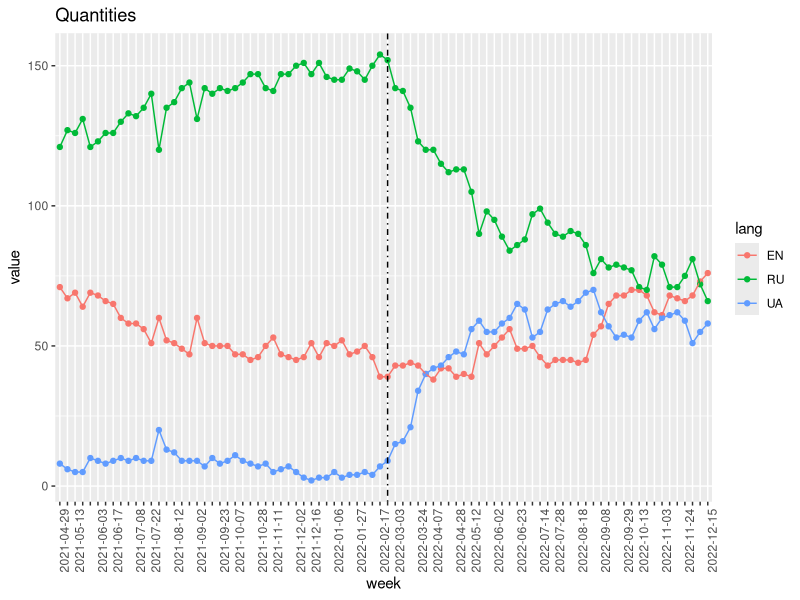
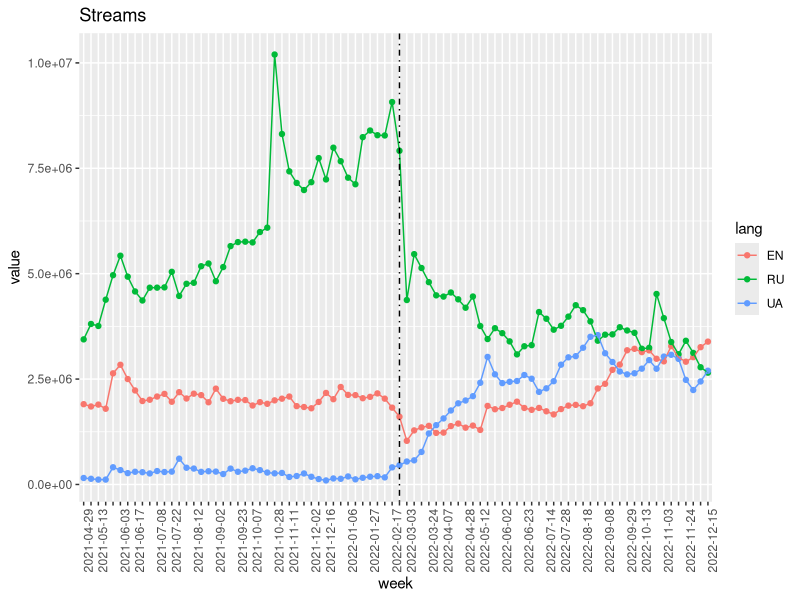
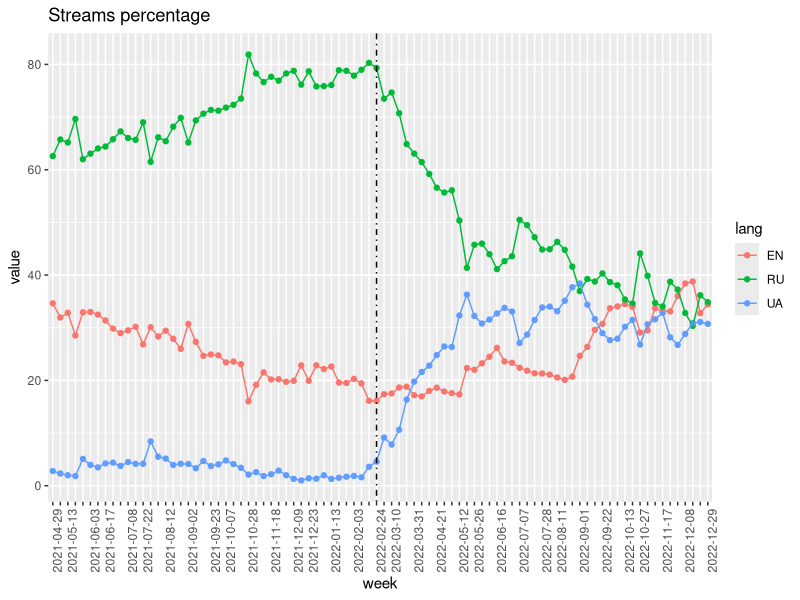
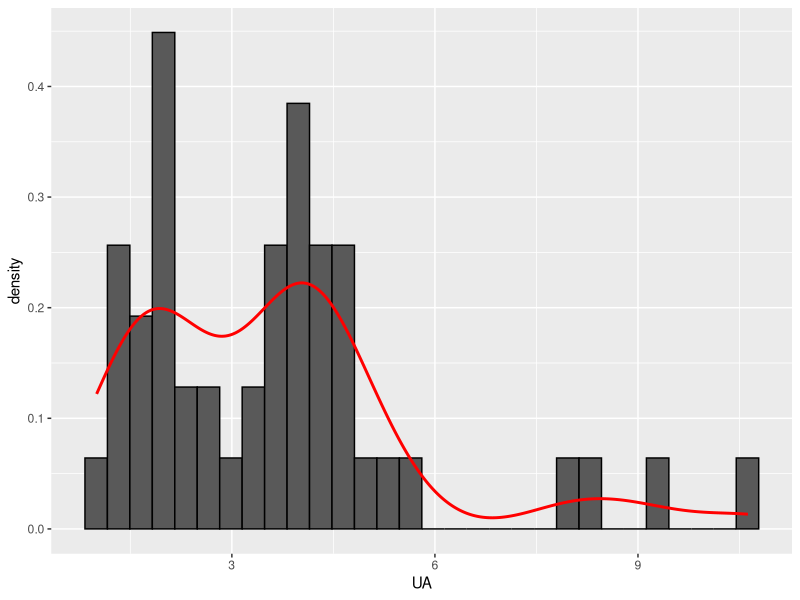
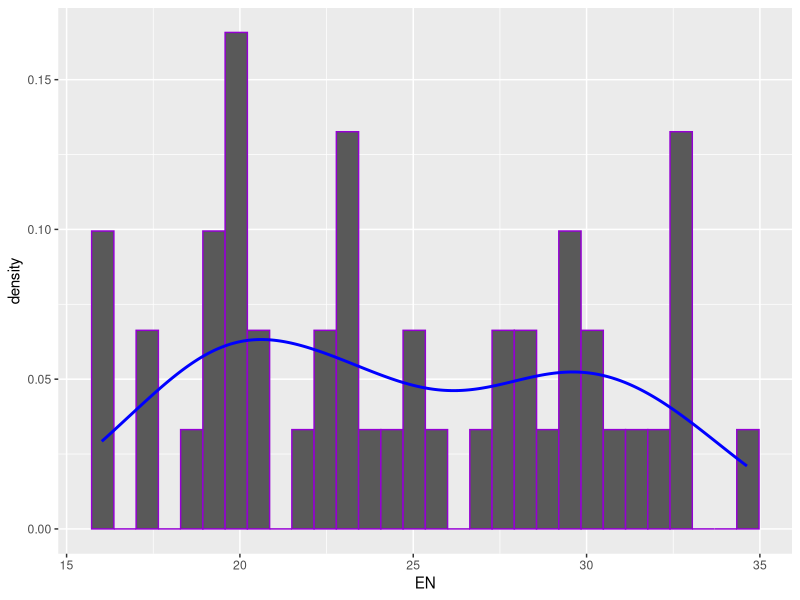
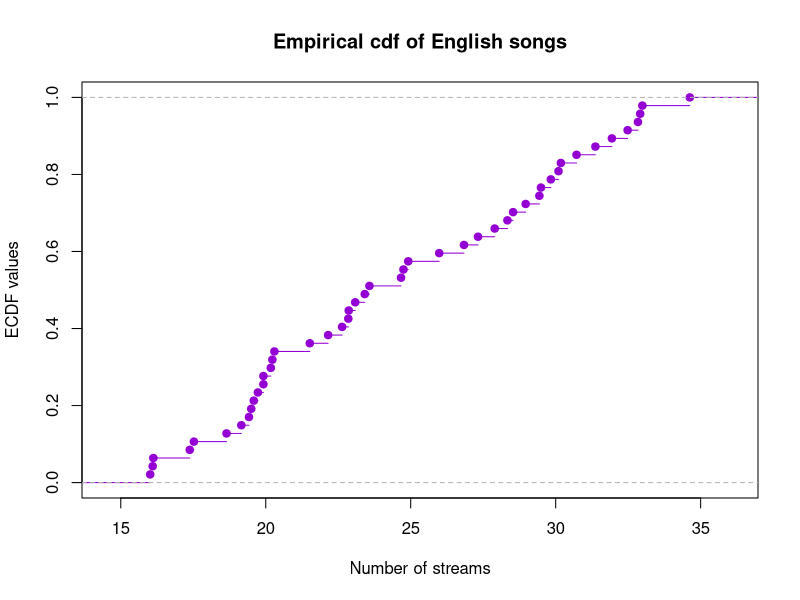
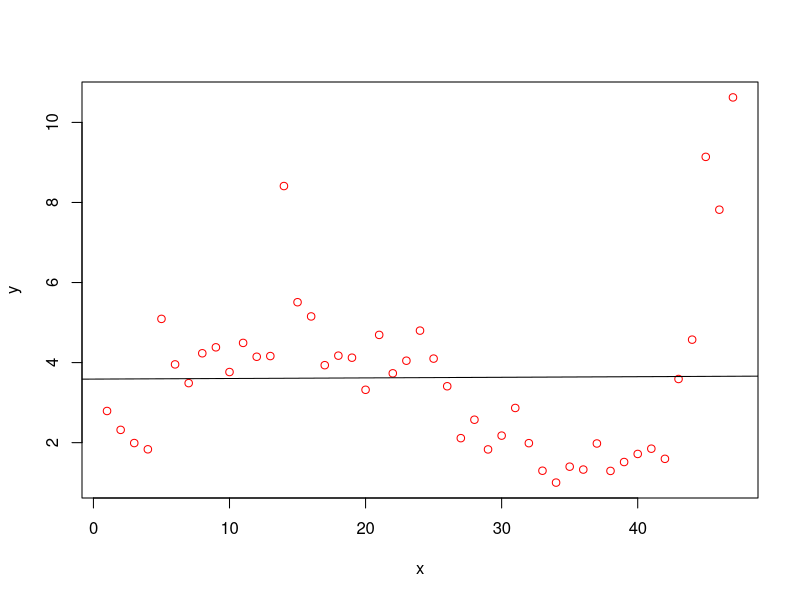
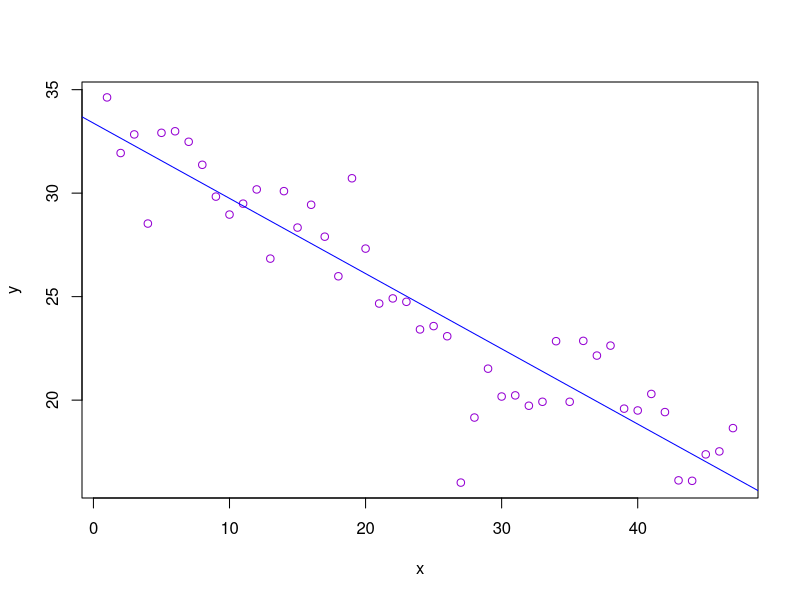

Recreate these plots in R, in order.
## ---- chunk 1
weekly_by_streams = read.csv("joined_by_streams/joined_by_streams.csv")[,-1]
head(weekly_by_streams)
## ---- chunk 2
weekly_by_quantity = read.csv("joined_by_quantity/joined_by_quantity.csv")[,-1]
head(weekly_by_quantity)
## ---- chunk 3
weekly_by_streams_perc = read.csv("joined_by_streams/joined_by_streams_perc.csv")[,-1]
head(weekly_by_streams_perc)
## ---- chunk 4
library(ggplot2)
library(reshape2)

plot_lang <- function(df, title){
  df <- melt(df , id.vars = 'week', variable.name = 'lang')
  ggplot(df, aes(week, value, group=lang)) + 
  scale_x_discrete(guide = guide_axis(check.overlap=TRUE))+
  theme(axis.text.x = element_text(angle = 90)) + 
  geom_point(aes(colour = lang)) + geom_line(aes(colour=lang)) + 
    labs(title = title) +
         geom_vline(xintercept=44,
                linetype=4, colour="black")
}
## ---- chunk 5
plot_lang(weekly_by_quantity, "Quantities")
## ---- chunk 6
plot_lang(weekly_by_streams, "Streams")
## ---- chunk 7
plot_lang(weekly_by_streams_perc, "Streams percentage")
## ---- chunk 8
quant_before = subset(weekly_by_quantity, week < "2022-02-24")
quant_after = subset(weekly_by_quantity, week >= "2022-02-24")

streams_before = subset(weekly_by_streams, week < "2022-02-24")
streams_after = subset(weekly_by_streams, week >= "2022-02-24")
## ---- chunk 9
UA_quant_before = quant_before["UA"]
EN_quant_before = quant_before["EN"]
RU_quant_before = quant_before["RU"]

UA_quant_after = quant_after["UA"]
EN_quant_after = quant_after["EN"]
RU_quant_after = quant_after["RU"]

UA_streams_before = streams_before["UA"]
EN_streams_before = streams_before["EN"]
RU_streams_before = streams_before["RU"]

UA_streams_after = streams_after["UA"]
EN_streams_after = streams_after["EN"]
RU_streams_after = streams_after["RU"]
## ---- chunk 10
t.test(as.numeric(unlist(UA_quant_before)), as.numeric(unlist(UA_quant_after)), mu=0, alt="less", conf.int = T, conf.level = 0.95)
## ---- chunk 11
t.test(as.numeric(unlist(UA_streams_before)), as.numeric(unlist(UA_streams_after)), mu=0, alt="less", conf.int = T, conf.level = 0.95)
## ---- chunk 12
t.test(as.numeric(unlist(EN_quant_before)), as.numeric(unlist(EN_quant_after)), conf.int = T, conf.level = 0.95)
## ---- chunk 13
t.test(as.numeric(unlist(EN_streams_before)), as.numeric(unlist(EN_streams_after)), conf.int = T, conf.level = 0.95)
## ---- chunk 14
t.test(as.numeric(unlist(RU_quant_before)), as.numeric(unlist(RU_quant_after)), mu=0, alt="greater", conf.int = T, conf.level = 0.95)
## ---- chunk 15
t.test(as.numeric(unlist(RU_streams_before)), as.numeric(unlist(RU_streams_after)), mu=0, alt="greater", conf.int = T, conf.level = 0.95)
## ---- chunk 16
total_streams_before = UA_streams_before + EN_streams_before + RU_streams_before
total_streams_after = UA_streams_after + EN_streams_after + RU_streams_after
## ---- chunk 17
t.test(as.numeric(unlist(total_streams_before)), as.numeric(unlist(total_streams_after)), mu=0, alt="greater", conf.int = T, conf.level = 0.95)
## ---- chunk 18
before_war <- weekly_by_streams_perc[row.names(weekly_by_streams_perc) %in% 1:47, ]
after_war <- weekly_by_streams_perc[row.names(weekly_by_streams_perc) %in% 48:nrow(weekly_by_streams_perc), ]
## ---- chunk 19
ggplot(before_war[3], aes(x = UA)) +
geom_histogram(col="black", aes(y = after_stat(density))) +
geom_density(col = "red", linewidth=1)
## ---- chunk 20
ks.test(before_war[3]$UA, "pnorm")
## ---- chunk 21
ggplot(before_war[1], aes(x = EN)) +
geom_histogram(colour="darkviolet", aes(y = after_stat(density)) ) +
geom_density(col = "blue", linewidth=1)
## ---- chunk 22
plot(ecdf(before_war[1]$EN), ylab="ECDF values", xlab="Number of streams", main="Empirical cdf of English songs", col="darkviolet")
## ---- chunk 23
ks.test(before_war[1]$EN, "punif")
## ---- chunk 24
x <- seq(1, 47, by=1)

test_linear <- function(y, col1, col2) {
  linearmodel <- lm(y ~ x)
  plot(x, y, pch=1, col = col1)
  abline(linearmodel, col = col2)
  summary(linearmodel)
}
## ---- chunk 25
test_linear(before_war[3]$UA, "red", "black")
## ---- chunk 26
test_linear(before_war[1]$EN, "darkviolet", "blue")

## ---- chunk 27
test_linear(before_war[2]$RU, "darkgreen", "brown")
## ---- chunk 28
perc_after_RU <- weekly_by_streams_perc$RU[weekly_by_streams_perc$week > "2022-02-24"]
ru.Streams.Percentage <- (perc_after_RU)
X_streams_perc_ru <- (c(1:length(perc_after_RU)))
Y_weeks_ru <- (perc_after_RU)
ru_lmodel = lm(Y_weeks_ru ~ log(X_streams_perc_ru))
summary(ru_lmodel)
## ---- chunk 29
plot(ru.Streams.Percentage, xlab='Week')
x_val <- c(1:50)
line <- (log(x_val)*ru_lmodel$coefficients[2] + ru_lmodel$coefficients[1])
lines(x_val, line, col='red')
## ---- chunk 30
perc_after_UA <- weekly_by_streams$UA[weekly_by_streams_perc$week > "2022-02-24"]
UA.Streams.Number <- perc_after_UA
X_Streams_ua <- (c(1:length(perc_after_UA)))
Y_weeks_ua <- (perc_after_UA)
ua_lmodel = lm(log(Y_weeks_ua) ~ log(X_Streams_ua))
summary(ua_lmodel)
## ---- chunk 31
plot(UA.Streams.Number, xlab='Week')
x_val <- c(1:100)
line <- exp(log(x_val)*ua_lmodel$coefficients[2] + ua_lmodel$coefficients[1])
lines(x_val, line, col='red')
